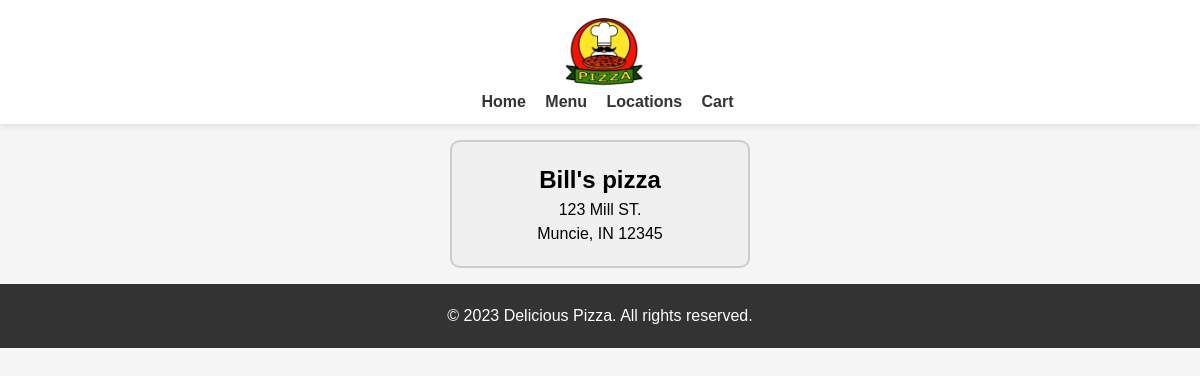
Page /locations/ on the committed database.
### Pizza/models.py (models this page shows, shortened)
class Location(models.Model):
    name = models.CharField(max_length=128, default="Default Location")
    address = models.CharField(max_length=128, default="Default Address")
    city = models.CharField(max_length=64, default="Default City")
    stateAbriv = models.CharField(max_length=2, default="AA")
    zip = models.CharField(max_length=5, default="12345")

### Pizza/views.py (the view)
# urls.py: path('locations/', views.locations, name='locations'),
def locations(request):
    Locations = Location.objects.all()
    context = {"Locations": Locations}
    return render(request, 'Locations.html', context)

### Pizza/templates/Locations.html
{% extends 'base.html' %}
{%block content %}
{% for Location in Locations %}
<div class="address-box">
  <h2>{{ Location.name }}</h2>
  <p>{{ Location.address }}</p>
  <p>{{ Location.city }}, {{ Location.stateAbriv }} {{ Location.zip }}</p>
</div>
{% endfor %}
{% endblock %}

### Pizza/static/Pizza/style.css (style rules this page uses)
* { margin: 0; padding: 0; box-sizing: border-box; }
.address-box { width: 300px; padding: 20px; border: 2px solid #ccc; border-radius: 10px; background-color: rgb(240, 240, 240); text-align: center; font-size: 16px; margin: 1em auto; }

### rows in the picture
Location: name "Bill's pizza", address "123 Mill ST.", city "Muncie", stateAbriv "IN", zip "12345"
